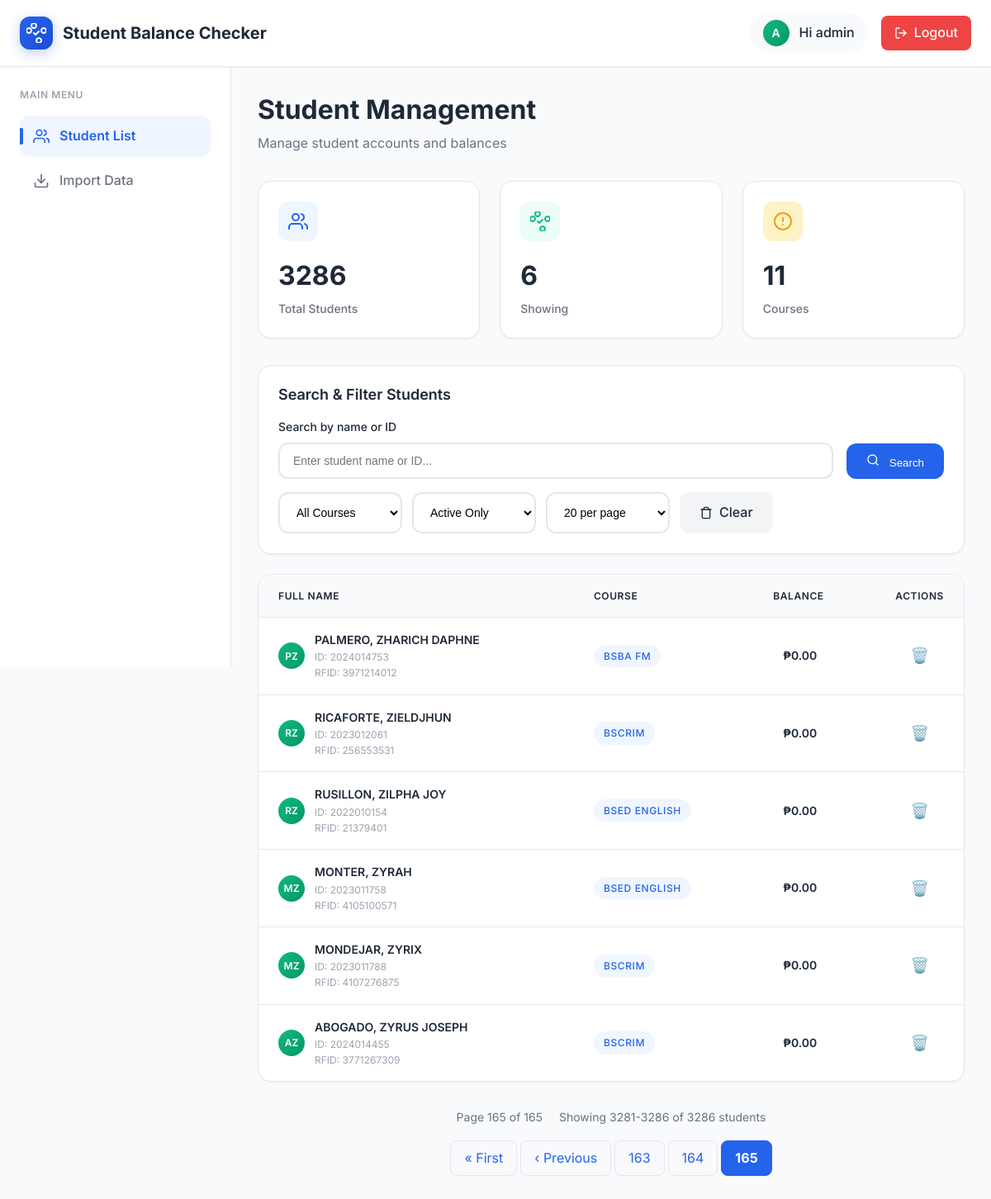
The app's page /dashboard/?page=165&status=active&per_page=20 (signed in) with its own data.
### balance_checker/models.py (models this page shows, shortened)
class Student(models.Model):
    student_id = models.CharField(max_length=20, unique=True, primary_key=True)
    first_name = models.CharField(max_length=100)
    last_name = models.CharField(max_length=100)
    rfid_number = models.CharField(max_length=50, unique=True, blank=True, null=True, help_text="RFID card number for tap ID purposes")
    course = models.CharField(max_length=100, blank=True, null=True)
    balance = models.DecimalField(max_digits=10, decimal_places=2, default=0.00)
    balance_updated_at = models.DateTimeField(default=timezone.now, help_text="When the balance was last updated")
    created_at = models.DateTimeField(auto_now_add=True)
    updated_at = models.DateTimeField(auto_now=True)
    is_active = models.BooleanField(default=True)
    class Meta:
        ordering = ['last_name', 'first_name']

### balance_checker/views.py (the view, shortened to what this page needs)
# urls.py: path('dashboard/', views.student_list, name='student_list'),
@login_required
def student_list(request):
    all_students = Student.objects.all().order_by('last_name', 'first_name')
    search_query = request.GET.get('search', '').strip()
    course_filter = request.GET.get('course', '')
    status_filter = request.GET.get('status', 'active')
    per_page = int(request.GET.get('per_page', 20))
    students = all_students
    if course_filter:
        students = students.filter(course=course_filter)
    if status_filter == 'active':
        students = students.filter(is_active=True)
    elif status_filter == 'inactive':
        students = students.filter(is_active=False)
    courses = Student.objects.values_list('course', flat=True).distinct().exclude(course__isnull=True).exclude(course='').order_by('course')
    paginator = Paginator(students, per_page)
    page_number = request.GET.get('page')
    page_obj = paginator.get_page(page_number)
    context = {
        'students': page_obj,
        'courses': courses,
        'search_query': search_query,
        'course_filter': course_filter,
        'status_filter': status_filter,
        'per_page': per_page,
        'total_students': students.count(),
        'total_pages': paginator.num_pages,
    }
    return render(request, 'balance_checker/dashboard_enhanced.html', context)

### balance_checker/templates/balance_checker/dashboard_enhanced.html (shortened to what this page needs)
<!DOCTYPE html>
<html lang="en">
<head>
    {% load static %}
    {% load currency_filters %}
    <link rel="stylesheet" href="{% static 'css/modern-theme.css' %}">
</head>
<body>
    <div class="dashboard-container">
        <div class="header">
            <div class="header-content">
                <div class="logo-section">
                    <div class="logo">
                    </div>
                    <div class="brand-text">Student Balance Checker</div>
                </div>
                <div class="user-section">
                    <div class="user-info">
                        <div class="user-avatar">
                            {{ user.first_name|default:user.username|first|upper }}
                        </div>
                        <span>Hi {{ user.first_name|default:user.username }}</span>
                    </div>
                    <a href="{% url 'signout' %}" class="logout-btn">
                        <svg width="16" height="16" viewBox="0 0 24 24" fill="none" stroke="currentColor" stroke-width="2" stroke-linecap="round" stroke-linejoin="round">
                            <path d="M9 21H5a2 2 0 0 1-2-2V5a2 2 0 0 1 2-2h4"></path>
                            <polyline points="16,17 21,12 16,7"></polyline>
                            <line x1="21" y1="12" x2="9" y2="12"></line>
                        </svg>
                        Logout
                    </a>
                </div>
            </div>
        </div>
        <div class="main-layout">
            <div class="sidebar">
                <div class="nav-section">
                    <div class="nav-title">Main Menu</div>
                    <nav class="nav-menu">
                        <a href="{% url 'student_list' %}" class="nav-item active">
                            <div class="nav-icon">
                            </div>
                            Student List
                        </a>
                        <a href="{% url 'import_data' %}" class="nav-item">
                            <div class="nav-icon">
                                <svg width="20" height="20" viewBox="0 0 24 24" fill="none" stroke="currentColor" stroke-width="2" stroke-linecap="round" stroke-linejoin="round">
                                    <path d="M21 15v4a2 2 0 0 1-2 2H5a2 2 0 0 1-2-2v-4"></path>
                                    <polyline points="7,10 12,15 17,10"></polyline>
                                    <line x1="12" y1="15" x2="12" y2="3"></line>
                                </svg>
                            </div>
                            Import Data
                        </a>
                    </nav>
                </div>
            </div>
            <div class="main-content">
                <div class="content-header">
                    <h1 class="page-title">Student Management</h1>
                    <p class="page-subtitle">Manage student accounts and balances</p>
                </div>
                <div class="stats-grid">
                    <div class="stat-card">
                        <div class="stat-header">
                            <div class="stat-icon primary">
                            </div>
                        </div>
                        <div class="stat-value">{{ total_students }}</div>
                        <div class="stat-label">Total Students</div>
                    </div>
                    <div class="stat-card">
                        <div class="stat-header">
                            <div class="stat-icon success">
                            </div>
                        </div>
                        <div class="stat-value">{{ students|length }}</div>
                        <div class="stat-label">Showing</div>
                    </div>
                    <div class="stat-card">
                        <div class="stat-header">
                            <div class="stat-icon warning">
                                <svg width="24" height="24" viewBox="0 0 24 24" fill="none" stroke="currentColor" stroke-width="2" stroke-linecap="round" stroke-linejoin="round">
                                    <circle cx="12" cy="12" r="10"></circle>
                                    <line x1="12" y1="8" x2="12" y2="12"></line>
                                    <line x1="12" y1="16" x2="12.01" y2="16"></line>
                                </svg>
                            </div>
                        </div>
                        <div class="stat-value">{{ courses|length }}</div>
                        <div class="stat-label">Courses</div>
                    </div>
                </div>
                <div class="controls-card">
                    <h3 class="controls-title">Search & Filter Students</h3>
                    <form method="get" class="search-form">
                        <div class="search-row">
                            <div class="search-group">
                                <label class="search-label">Search by name or ID</label>
                                <input type="text"
                                       name="search"
                                       placeholder="Enter student name or ID..."
                                       value="{{ search_query }}"
                                       class="search-input">
                            </div>
                            <button type="submit" class="search-btn">
                                <svg width="16" height="16" viewBox="0 0 24 24" fill="none" stroke="currentColor" stroke-width="2" stroke-linecap="round" stroke-linejoin="round" style="margin-right: 8px;">
                                    <circle cx="11" cy="11" r="8"></circle>
                                    <path d="M21 21l-4.35-4.35"></path>
                                </svg>
                                Search
                            </button>
                        </div>
                        <div class="filter-group">
                            <select name="course" class="filter-select">
                                <option value="">All Courses</option>
                            </select>
                            <select name="status" class="filter-select">
                                <option value="active" {% if status_filter == 'active' %}selected{% endif %}>Active Only</option>
                            </select>
                            <select name="per_page" class="filter-select">
                                <option value="20" {% if per_page == 20 %}selected{% endif %}>20 per page</option>
                            </select>
                            <a href="{% url 'student_list' %}" class="clear-btn">
                                Clear
                            </a>
                        </div>
                    </form>
                </div>
                <div class="table-container">
                    <table class="table">
                        <thead>
                            <tr>
                                <th>Full Name</th>
                                <th>Course</th>
                                <th>Balance</th>
                                <th>Actions</th>
                            </tr>
                        </thead>
                        <tbody>
                            {% for student in students %}
                            <tr data-student-id="{{ student.student_id }}">
                                <td>
                                    <div style="display: flex; align-items: center; gap: var(--space-3);">
                                        <div class="user-avatar" style="width: 32px; height: 32px; font-size: 0.75rem;">
                                            {{ student.first_name|first|upper }}{{ student.last_name|first|upper }}
                                        </div>
                                        <div>
                                            <div style="font-weight: 600; color: var(--text-primary);">
                                                {{ student.first_name }} {{ student.last_name }}
                                            </div>
                                            <div style="font-size: 0.75rem; color: var(--text-tertiary);">
                                                ID: {{ student.student_id }}
                                            </div>
                                            <div style="font-size: 0.75rem; color: var(--text-tertiary);">
                                                RFID: {{ student.rfid_number|default:"N/A" }}
                                            </div>
                                        </div>
                                    </div>
                                </td>
                                <td>
                                    {% if student.course %}
                                        <span class="badge badge-info">{{ student.course }}</span>
                                    {% else %}
                                        <span style="color: var(--text-tertiary); font-style: italic;">No course</span>
                                    {% endif %}
                                </td>
                                <td class="balance-cell">
                                    <span class="balance-display">{{ student.balance|peso_format }}</span>
                                </td>
                                <td class="actions-cell">
                                    <button class="delete-btn"
                                            title="Delete Student"
                                            data-student-id="{{ student.student_id }}"
                                            data-student-name="{{ student.first_name }} {{ student.last_name }}">
                                        🗑️
                                    </button>
                                </td>
                            </tr>
                            {% empty %}
                            <tr>
                                <td colspan="4" class="no-data">No students found</td>
                            </tr>
                            {% endfor %}
                        </tbody>
                    </table>
                </div>
                {% if students.has_other_pages %}
                <div class="pagination-container">
                    <div class="pagination-info">
                        <span>Page {{ students.number }} of {{ students.paginator.num_pages }}</span>
                        <span>Showing {{ students.start_index }}-{{ students.end_index }} of {{ students.paginator.count }} students</span>
                    </div>
                    <div class="pagination">
                        {% if students.has_previous %}
                            <a href="?page=1{% if status_filter %}&status={{ status_filter }}{% endif %}{% if per_page %}&per_page={{ per_page }}{% endif %}" class="page-link">« First</a>
                            <a href="?page={{ students.previous_page_number }}{% if status_filter %}&status={{ status_filter }}{% endif %}{% if per_page %}&per_page={{ per_page }}{% endif %}" class="page-link">‹ Previous</a>
                        {% endif %}
                        {% for num in students.paginator.page_range %}
                            {% if students.number == num %}
                                <span class="page-link current">{{ num }}</span>
                            {% elif num > students.number|add:'-3' and num < students.number|add:'3' %}
                                <a href="?page={{ num }}{% if status_filter %}&status={{ status_filter }}{% endif %}{% if per_page %}&per_page={{ per_page }}{% endif %}" class="page-link">{{ num }}</a>
                            {% endif %}
                        {% endfor %}
                    </div>
                </div>
                {% endif %}
            </div>
        </div>
    </div>
</body>
</html>

### records on screen
Student: first_name|first "P", last_name|first "Z", first_name "PALMERO,", last_name "ZHARICH DAPHNE", student_id "2024014753", rfid_number "3971214012", course "BSBA FM", balance|peso_format "₱0.00"
Student: first_name|first "R", last_name|first "Z", first_name "RICAFORTE,", last_name "ZIELDJHUN", student_id "2023012061", rfid_number "256553531", course "BSCRIM", balance|peso_format "₱0.00"
Student: first_name|first "R", last_name|first "Z", first_name "RUSILLON,", last_name "ZILPHA JOY", student_id "2022010154", rfid_number "21379401", course "BSED ENGLISH", balance|peso_format "₱0.00"
Student: first_name|first "M", last_name|first "Z", first_name "MONTER,", last_name "ZYRAH", student_id "2023011758", rfid_number "4105100571", course "BSED ENGLISH", balance|peso_format "₱0.00"
Student: first_name|first "M", last_name|first "Z", first_name "MONDEJAR,", last_name "ZYRIX", student_id "2023011788", rfid_number "4107276875", course "BSCRIM", balance|peso_format "₱0.00"
Student: first_name|first "A", last_name|first "Z", first_name "ABOGADO,", last_name "ZYRUS JOSEPH", student_id "2024014455", rfid_number "3771267309", course "BSCRIM", balance|peso_format "₱0.00"

### other values on screen
{{ user.first_name|default:user.username|first|upper }} "A"
{{ user.first_name|default:user.username }} "admin"
{{ total_students }} "3286"
{{ students|length }} "6"
{{ courses|length }} "11"
{{ students.number }} "165"
{{ students.paginator.num_pages }} "165"
{{ students.start_index }} "3281"
{{ students.end_index }} "3286"
{{ students.paginator.count }} "3286"
{{ num }} "163" "164"
{{ num }} "165"
